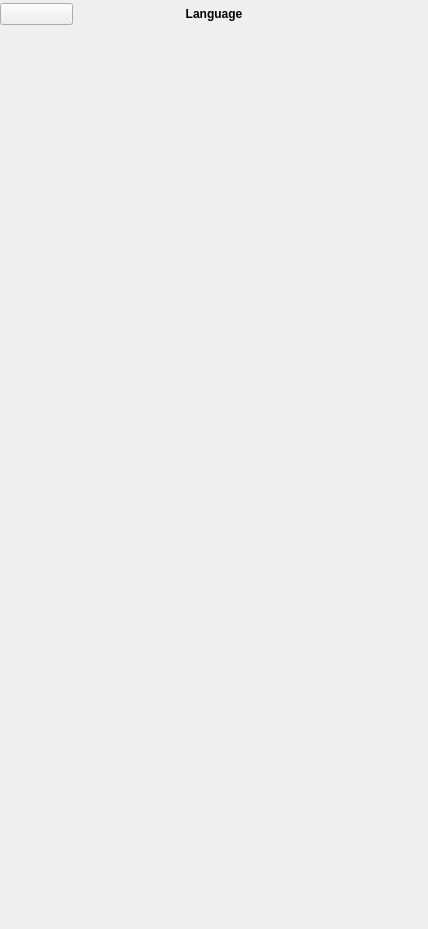
<?xml version="1.0" encoding="UTF-8"?>
<ui version="4.0">
 <class>Language</class>
 <widget class="QWidget" name="Language">
  <property name="geometry">
   <rect>
    <x>0</x>
    <y>0</y>
    <width>428</width>
    <height>929</height>
   </rect>
  </property>
  <property name="windowTitle">
   <string>Form</string>
  </property>
  <layout class="QVBoxLayout" name="verticalLayout">
   <property name="spacing">
    <number>0</number>
   </property>
   <property name="leftMargin">
    <number>0</number>
   </property>
   <property name="topMargin">
    <number>0</number>
   </property>
   <property name="rightMargin">
    <number>0</number>
   </property>
   <property name="bottomMargin">
    <number>0</number>
   </property>
   <item>
    <widget class="DapGuiWidget" name="Background">
     <property name="cssStyle">
      <string>backgroundcolor</string>
     </property>
     <layout class="QHBoxLayout" name="horizontalLayout">
      <property name="spacing">
       <number>0</number>
      </property>
      <property name="leftMargin">
       <number>0</number>
      </property>
      <property name="topMargin">
       <number>0</number>
      </property>
      <property name="rightMargin">
       <number>0</number>
      </property>
      <property name="bottomMargin">
       <number>0</number>
      </property>
      <item>
       <widget class="DapGuiWidget" name="MainWidget">
        <property name="cssStyle">
         <string>base-widget</string>
        </property>
        <layout class="QVBoxLayout" name="verticalLayout_2">
         <property name="spacing">
          <number>0</number>
         </property>
         <property name="leftMargin">
          <number>0</number>
         </property>
         <property name="topMargin">
          <number>0</number>
         </property>
         <property name="rightMargin">
          <number>0</number>
         </property>
         <property name="bottomMargin">
          <number>0</number>
         </property>
         <item>
          <widget class="DapGuiWidget" name="kelGuiWidget">
           <property name="cssStyle">
            <string>cholang-top-spacer</string>
           </property>
          </widget>
         </item>
         <item>
          <layout class="QHBoxLayout" name="horizontalLayout_2">
           <property name="spacing">
            <number>0</number>
           </property>
           <item>
            <widget class="DapGuiPushButton" name="btnReturn">
             <property name="style">
              <enum>DapGuiPushButton::Close</enum>
             </property>
             <property name="custom">
              <url>
               <string>/gfx/light/ic_close.png</string>
              </url>
             </property>
             <property name="customHover">
              <url>
               <string>/gfx/light/ic_close_hover.png</string>
              </url>
             </property>
             <property name="customPushed">
              <url>
               <string>/gfx/light/ic_close_hover.png</string>
              </url>
             </property>
             <property name="cssStyle" stdset="0">
              <string>cwpb_close</string>
             </property>
            </widget>
           </item>
           <item>
            <widget class="DapGuiLabel" name="label">
             <property name="styleSheet">
              <string notr="true">#label{ width: 282px; height: 28px; min-width: 282px; min-height: 28px; max-width: 282px; max-height: 28px; 
 font: 24px/29px; 
  
 font-family: 'Lato'; 
 font-weight: bold; font-style: bold; font-size: bold; 
 border: none; 
 background-color: rgba(0,0,0,0); }</string>
             </property>
             <property name="text">
              <string>Language</string>
             </property>
             <property name="alignment">
              <set>Qt::AlignCenter</set>
             </property>
             <property name="cssStyle">
              <string>cholang-title-text font24 darkblue lato normalbold noborder nobackground</string>
             </property>
            </widget>
           </item>
           <item>
            <widget class="DapGuiWidget" name="kelGuiWidget_3">
             <property name="cssStyle">
              <string>cwb_close-btn</string>
             </property>
            </widget>
           </item>
          </layout>
         </item>
         <item>
          <widget class="DapGuiWidget" name="kelGuiWidget_2">
           <property name="cssStyle">
            <string>cholang-top-content-spacer</string>
           </property>
          </widget>
         </item>
         <item>
          <widget class="LanguageModel" name="scrollArea">
           <property name="styleSheet">
            <string notr="true">background: rgba(0,0,0,0);</string>
           </property>
           <property name="widgetResizable">
            <bool>true</bool>
           </property>
           <widget class="QWidget" name="scrollAreaWidgetContents">
            <property name="geometry">
             <rect>
              <x>0</x>
              <y>0</y>
              <width>388</width>
              <height>807</height>
             </rect>
            </property>
           </widget>
          </widget>
         </item>
        </layout>
       </widget>
      </item>
     </layout>
    </widget>
   </item>
  </layout>
 </widget>
 <customwidgets>
  <customwidget>
   <class>DapGuiPushButton</class>
   <extends>QPushButton</extends>
   <header>dapguipushbutton.h</header>
  </customwidget>
  <customwidget>
   <class>DapGuiLabel</class>
   <extends>QLabel</extends>
   <header>dapguilabel.h</header>
  </customwidget>
  <customwidget>
   <class>DapGuiWidget</class>
   <extends>QWidget</extends>
   <header>dapguiwidget.h</header>
   <container>1</container>
  </customwidget>
  <customwidget>
   <class>LanguageModel</class>
   <extends>QScrollArea</extends>
   <header location="global">ui/model/languagemodel.h</header>
   <container>1</container>
  </customwidget>
 </customwidgets>
 <resources/>
 <connections/>
</ui>
